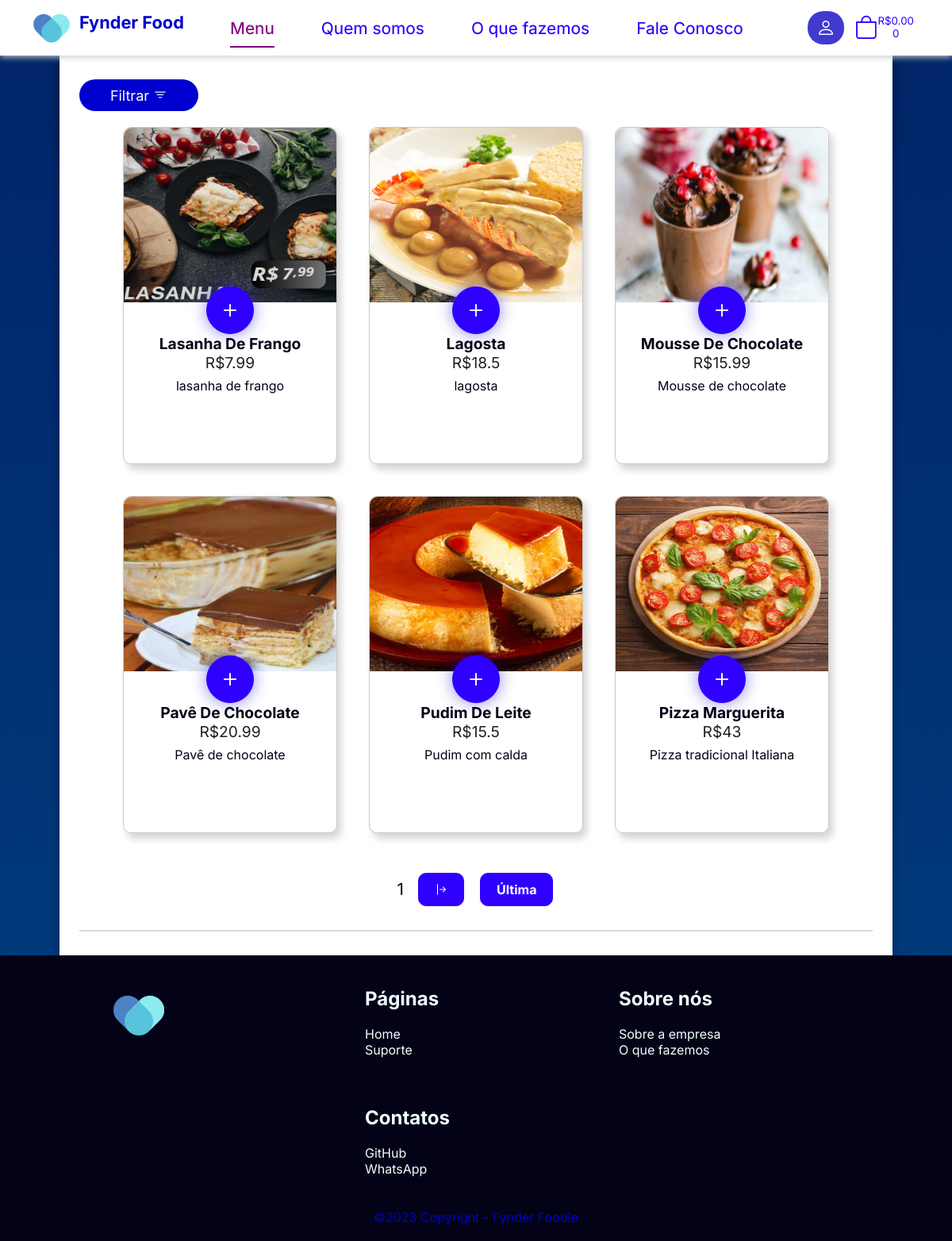
Page /?a=menu on the committed database.
### tables this page shows
CREATE TABLE menu (
    id INT NOT NULL AUTO_INCREMENT,
    nome VARCHAR(50) NOT NULL,
    descricao TEXT NOT NULL,
    preco FLOAT(5 , 2 ) NOT NULL,
    img TEXT NOT NULL,
    data_adicionamento_modificacao DATE NOT NULL,
    PRIMARY KEY (id)
);

### core/controladores/Main.php (called while the page is built, shortened)
<?php
    class Main
    {
        public function menu()
        {
            Store::Layout([
                'menu'
            ]);
        }
    }
?>

### core/rotas.php (called while the page is built, shortened)
<?php
    $rotas = [
        'inicio' => 'main@index',
        'menu' => 'main@menu',
        'cadastro' => 'main@cadastro',
        'login' => 'main@login',
        'suporte' => 'main@suporte',
        'sobre' => 'main@sobre',
        'oquefazemos' => 'main@oquefazemos',
        'comousar' => 'main@comousar',
        'informarbug' => 'main@informarbug',
        'outros' => 'main@outros',
        'reclamacao' => 'main@reclamacao',
        'erro' => 'main@erro',
        'logout' => 'main@logout',
        'adm' => 'main@adm',
        'cadComidas' => 'main@cadComidas',
        'edit' => 'main@edit',
        'delete' => 'main@delete',
        'comidas' => 'main@comidas'
    ];
    $acao = 'inicio';
    if (isset($_GET['a']))
    {
        if (!key_exists($_GET['a'], $rotas))
        {
            $acao = 'erro';
        }else
        {
            $acao = $_GET['a'];
        }
    }
    $partes = explode('@', $rotas[$acao]);
    $metodo = $partes[1];
    $ctr = new $controlador();
    $ctr->$metodo();
?>

### public_html/index.php (called while the page is built, shortened)
<?php
    require_once('../core/rotas.php');
?>

### core/views/src/pesquisa.php (the view, shortened to what this page needs)
<?php
$gestor = new PDO("mysql:host=" . MYSQL_SERVER . ";dbname=" . MYSQL_DATABASE . ";charset=utf8", MYSQL_USER, MYSQL_PASS);
$pagina = 1;
$limite = 6;
$registros = $gestor->query("SELECT COUNT(id) count FROM menu ")->fetch()["count"];
$paginas = ceil($registros / $limite);
$inicio = ($pagina * $limite) - $limite;
$query = "SELECT * FROM menu ORDER BY id LIMIT $inicio, $limite";
$result = $gestor->prepare($query);
$result->execute();
while ($comida = $result->fetch(PDO::FETCH_ASSOC)) {
?>
    <div>
        <div class="produto">
            <div class="img">
                <img src="public_html\assets\images\comidas\<?php echo $comida['img'] ?>" alt="<?php echo $comida["nome"] ?>">
            </div>
            <div class="prod-mais">
                <button onclick="saibaMais(<?= $comida['id']?>)">
                    <i class="bi bi-plus"></i>
                </button>
            </div>
            <div class="conteudo">
                <h3 class="nome"><?= $comida['nome'] ?></h3>
                <p class="preco">R$<?= $comida['preco'] ?></p>
                <p class="descricao"><?= $comida['descricao'] ?></p>
            </div>
        </div>
    </div>
<?php } ?>
<div class="paginas">
    <div class="opc">
        <p><?= $pagina ?></p>
        <?php if ($pagina < $paginas) { ?>
            <a href="?a=menu&pagina=<?php if ($pagina == $paginas) {
                                        echo $paginas;
                                    } else {
                                        echo $pagina + 1;
                                    } ?>"><i class="bi bi-arrow-bar-right"></i></a>
            <a href="?a=menu&pagina=<?= $paginas ?>">Última</a><?php } ?>
    </div>
</div>

### core/classes/Store.php (shortened to what this page needs)
<?php
    class Store
    {
        public static function Layout($estruturas)
        {
            foreach ($estruturas as $estrutura) {
                include ("../core/views/$estrutura.php");
            }
        }
    }
?>

### core/views/menu.php (shortened to what this page needs)
<!DOCTYPE html>
<html lang="pt-br">
<head>
    <link rel="stylesheet" href="public_html/assets/css/s_inicio.css">
    <link rel="stylesheet" href="public_html/assets/css/pesquisa.css">
    <link rel="stylesheet" href="public_html/assets/css/filtro.css">
    <link rel="stylesheet" href="public_html/assets/css/carrinho.css">
    <link rel="stylesheet" href="public_html/assets/css/saibaMais.css">
    <link rel="stylesheet" href="https://cdn.jsdelivr.net/npm/bootstrap-icons@1.3.0/font/bootstrap-icons.css">
</head>
<body>
    <header>
        <nav class="navegador">
            <abbr title="Fynder Food">
                <a href="./" class="titulo">
                    <img src="public_html/assets/images/logo/logo.png" alt="" width="50px" height="50px">
                    <h3>Fynder Food</h3>
                </a>
            </abbr>
            <div class="nav-bar">
                <nav>
                    <ul>
                        <li class="itens marcado"><a href="./?a=menu">Menu</a></li>
                        <li class="itens"><a href="./?a=sobre">Quem somos</a></li>
                        <li class="itens"><a href="./?a=oquefazemos">O que fazemos</a></li>
                        <li class="itens"><a href="https://wa.me/558381958797" target="_blank">Fale Conosco</a></li>
                    </ul>
                </nav>
            </div>
            <?php if (!isset($_SESSION['logado'])) { ?>
                <div class="nav-item">
                    <abbr title="Logar">
                        <button onclick="window.location.href='./?a=login'" class="botaoEC">
                            <i class="bi bi-person"></i>
                        </button>
                    </abbr>
                </div>
            <?php } ?>
            <div>
                <abbr title="Carrinho">
                    <button class="carrinho" onclick="carrinho()">
                        <div class="info-carrinho">
                            <i class="bi bi-bag"></i>
                            <div class="quant-preco">
                                <span class="span-carrinho">
                                    R$0.00
                                </span><br>
                                <span class="span-carrinho">
                                    0
                                </span>
                            </div>
                        </div>
                    </button>
                </abbr>
            </div>
        </nav>
    </header>
    <main>
        <div class="container">
            <div class="filtrar">
                <button class="filtro" onclick="filtro()">
                    Filtrar <i class="bi bi-filter"></i>
                </button>
            </div>
            <div class="prod">
                <?php if (isset($_SESSION['preco-maximo']) && isset($_SESSION['tags']) && isset($_GET['filtro']) && $_SESSION['tags'] != false) {
                    include('src/pesq_fil.php');
                } elseif (isset($_SESSION['preco-maximo']) && isset($_GET['filtro']) && $_SESSION['tags'] == false) {
                    include('src/sem_registro.php');
                } else {
                    include('src/pesquisa.php');
                }
                ?>
            </div>
        </div>
    </main>
    <footer>
        <?php include("src/rodape.php"); ?>
    </footer>
</body>
</html>

### core/views/src/rodape.php
<div class="rodape">
    <div class="boxs">
        <img src="public_html/assets/images/logo/logo.png" alt="" width="70px">
    </div>
    <div class="boxs">
        <h2>Páginas</h2> <br>
        <ul>
            <li><a href="./">Home</a></li>
            <li><a href="./?a=suporte">Suporte</a></li>
        </ul>
    </div>
    <div class="boxs">
        <h2>Sobre nós</h2> <br>
        <ul>
            <li><a href="./?a=sobre">Sobre a empresa</a></li>
            <li><a href="./?a=oquefazemos">O que fazemos</a></li>
        </ul>
    </div>
    <div class="boxs">
        <h2>Contatos</h2> <br>
        <ul>
            <li><a href="https://github.com/GabrielKleber" target="_blank">GitHub</a></li>
            <li><a href="https://wa.me/558381958797" target="_blank">WhatsApp</a></li>
        </ul>
    </div>
</div>
<div class="copy">
    <p>&copy;<?php echo date('Y') ?> Copyright - Fynder Foodie</p>
</div>

### public_html/assets/css/s_inicio.css (style rules this page uses)
* { margin: 0; padding: 0; box-sizing: border-box; font-family: 'Inter', sans-serif; list-style: none; text-decoration: none; }
:root { --cor_fundo1: #0000ce; --cor_fundo2: #000041; --cor_texto: #030216; --cor_menu: #fff; --cor_texto_2: #800080; --cor_botao: #2f00ff; --cor_botao_fundo: #423acf; --sombra_colorida: #6963e7; --padrao: 0px 8px 40px #00000046; }
body, html { color: var(--cor_texto); background-image: linear-gradient(to bottom, #002366, #004080); min-height: 100vh; display: flex; flex-direction: column; }
header { height: 45px; margin-bottom: 25px; z-index: 100; }
.navegador { display: flex; align-items: center; padding: 10px 40px; box-shadow: 0 0.1rem 0.5rem #ccc; width: 100%; background-color: var(--cor_menu); transition: all 0.5s; position: fixed; }
.navegador .titulo { color: #0000ce; font-size: 1.7rem; font-weight: 600; display: flex; margin-right: 40px; }
.navegador .titulo img { margin-right: 10px; }
.navegador .titulo h3 { width: 150px; margin-top: 5px; font-size: .8em; }
.nav-bar { width: 100%; height: 100%; margin-right: 20px; }
.nav-bar ul { display: flex; }
.nav-bar ul .itens { margin-right: calc(100% / 12); font-size: 1.3em; transition: .8s; }
.nav-bar ul .itens a { text-decoration: none; color: var(--cor_botao); font-weight: 450; transition: .8s; padding-bottom: 10px; }
.nav-bar ul li.marcado a { color: var(--cor_texto_2); border-bottom: 2px solid var(--cor_texto_2); }
.botaoEC { border: none; background-color: #423acf; padding: .4rem .7rem; border-radius: 20px; cursor: pointer; color: white; font-weight: bold; }
.botaoEC > i { font-size: 1.8em; }
.info-carrinho { display: flex; }
.quant-preco { display: block; }
.carrinho { border: none; background-color: var(--cor_menu); padding: 3px; cursor: pointer; border-radius: 5px; transition: .8s; margin-left: 10px; }
.carrinho .info-carrinho .span-carrinho { color: var(--cor_botao); font-size: 2.5em; transition: .8s; margin-right: 5px; }
.carrinho .info-carrinho .span-carrinho { font-size: 1em; }
.carrinho .info-carrinho > i { font-size: 2.2em; color: var(--cor_botao); }
main { flex: 1; min-height: 300px; width: 1050px; max-width: 1100px; margin: auto; background-color: white; padding: 20px; margin-top: 0px; box-shadow: 0px 0px 10px #0000006b; }
.container { max-width: 1050px; margin: 0 auto; padding: 10px 5px; display: flex; flex-wrap: wrap; justify-content: center; align-items: center; }
footer { background-color: var(--cor_texto); color: azure; padding: 20px 0; margin-top: auto; }
.rodape { width: 100%; display: flex; justify-content: center; flex-wrap: wrap; }
.rodape>.boxs { color: azure; width: 320px; min-height: 150px; padding: 20px; }
.boxs>ul>li { list-style: none; }
.boxs>ul>li>a { text-decoration: none; color: azure; transition: .25s; }
footer>.copy { background-color: var(--cor_texto); color: var(--cor_fundo1); text-align: center; }

### public_html/assets/css/carrinho.css (style rules this page uses)
* { margin: 0; padding: 0; box-sizing: border-box; }
.prod { border-bottom: 2px solid #b8b8b88c; }

### rows in the picture
menu: img (picture), nome "Lasanha De Frango", preco "7.99", descricao "lasanha de frango"
menu: img+nome (picture), nome "Lagosta", preco "18.5", descricao "lagosta"
menu: img (picture), nome "Mousse De Chocolate", preco "15.99", descricao "Mousse de chocolate"
menu: img (picture), nome "Pavê De Chocolate", preco "20.99", descricao "Pavê de chocolate"
menu: img (picture), nome "Pudim De Leite", preco "15.5", descricao "Pudim com calda"
menu: img (picture), nome "Pizza Marguerita", preco "43", descricao "Pizza tradicional Italiana"
